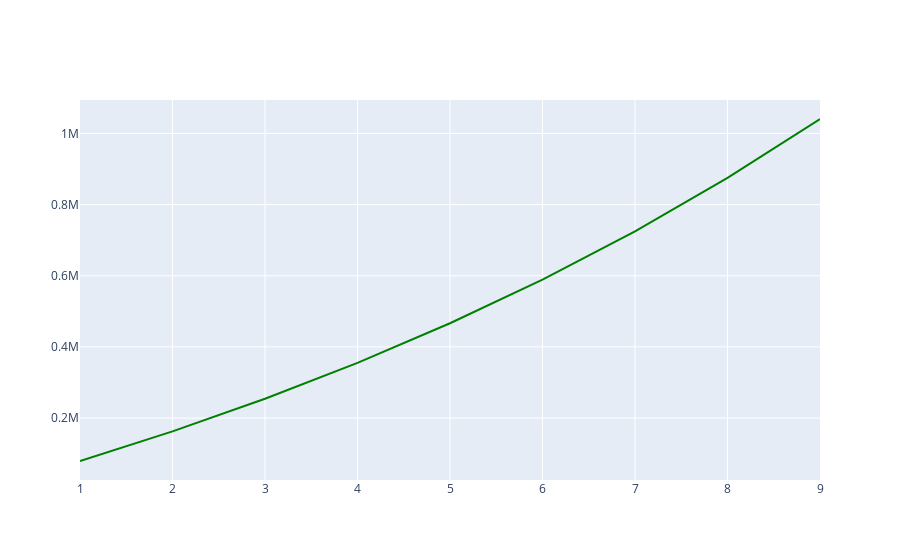

The notebook cell saved with this chart:
### Code cell
# graph the total data
total_investment = amountPeryear(portfolio,monthly_investments,years_to_invest)
fig = go.Figure(data=go.Scatter(x=total_investment['Year'], y=total_investment['Amount'], mode='lines', marker=dict(color='green')))
fig.show()

### Figure 1 — Plotly figure (JSON) as saved in the notebook; plotly's stock layout.template omitted (floating-point values rounded to 4 significant figures)
{"data": [{"marker": {"color": "green"}, "mode": "lines", "type": "scatter", "x": [1, 2, 3, 4, 5, 6, 7, 8, 9], "y": [79420.0, 162700.0, 254300.0, 355300.0, 466600.0, 589400.0, 725000.0, 874900.0, 1041000.0]}], "layout": {}}
